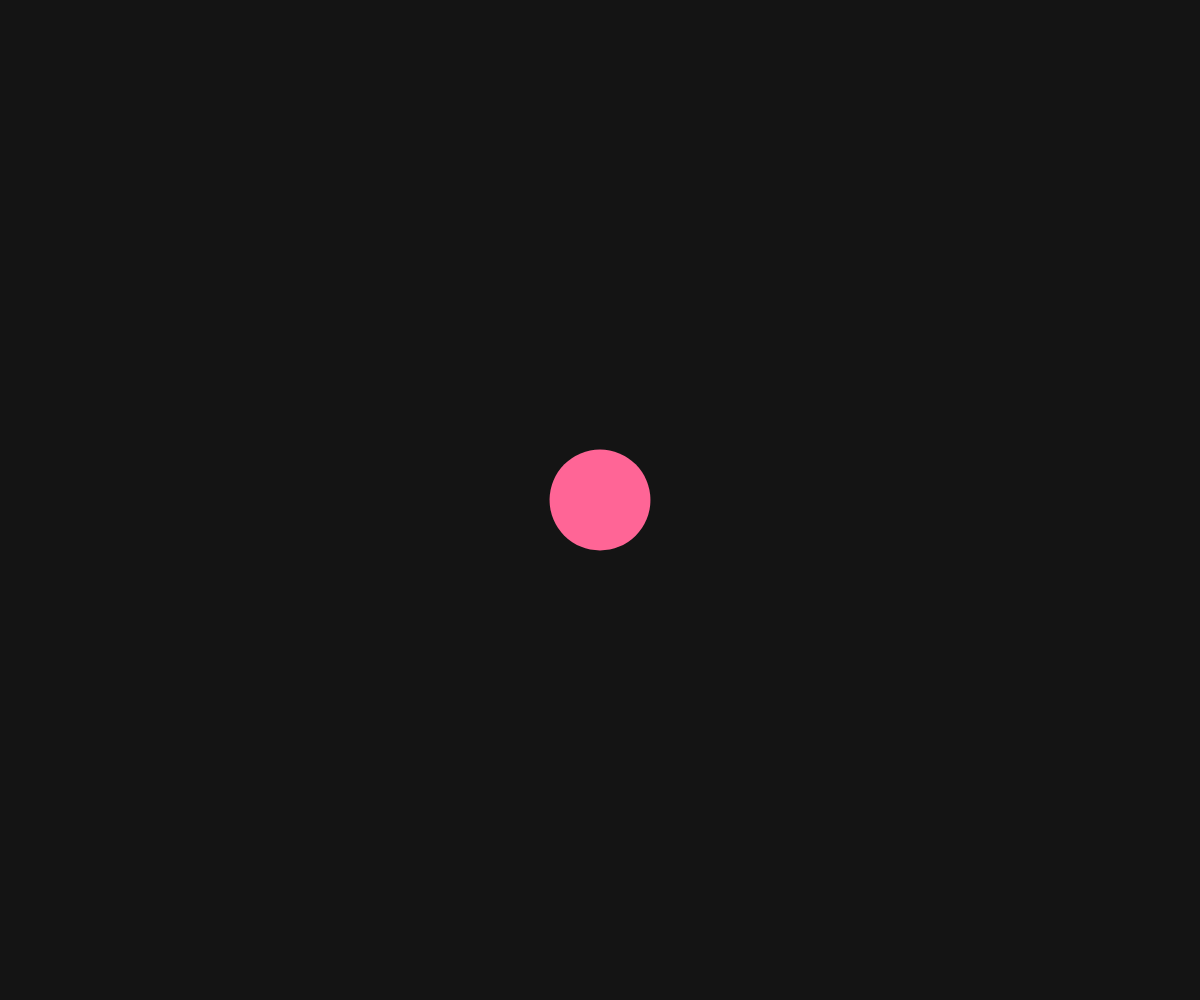
Frame 1 (no input)
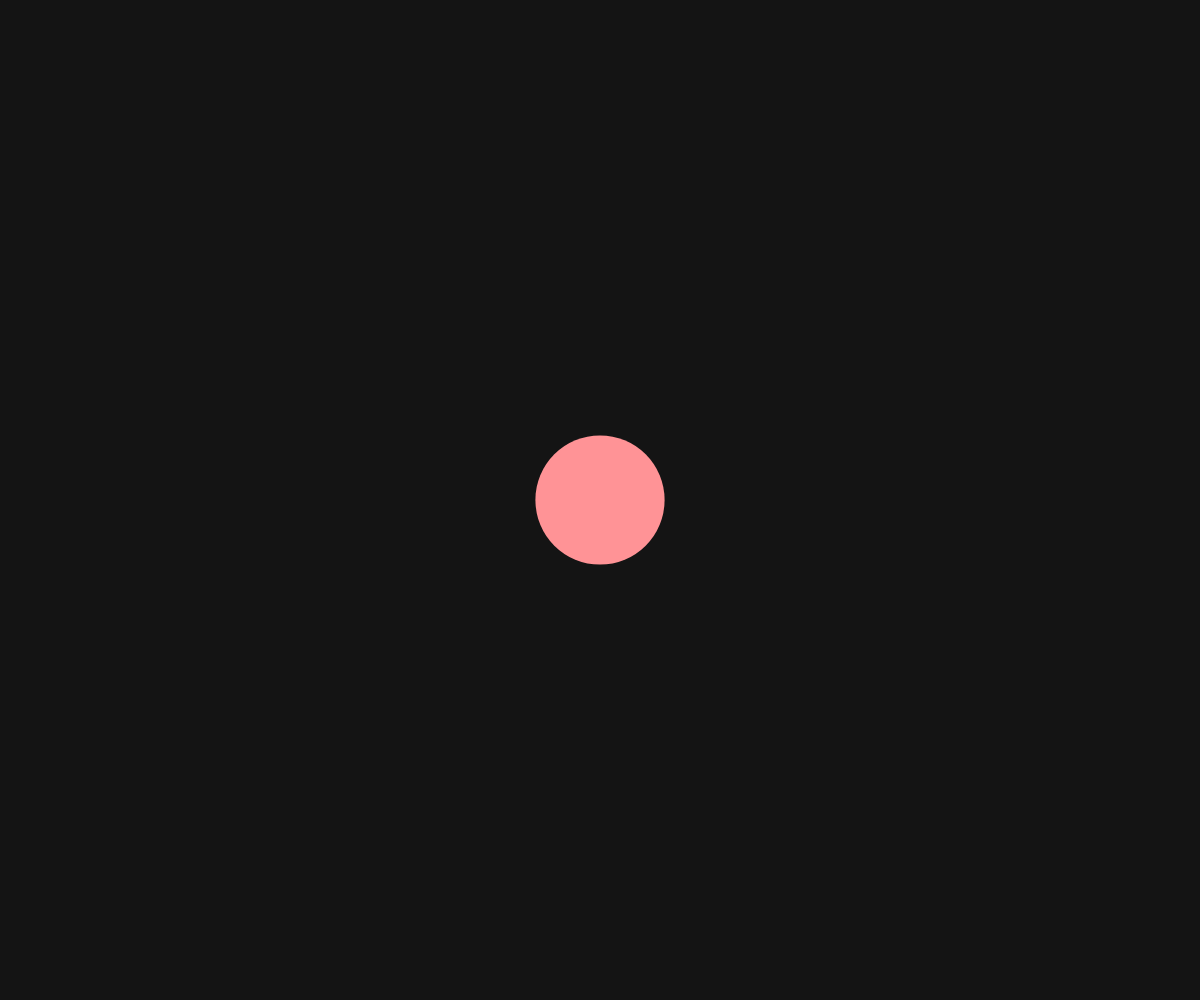
Frame 60 (no input)
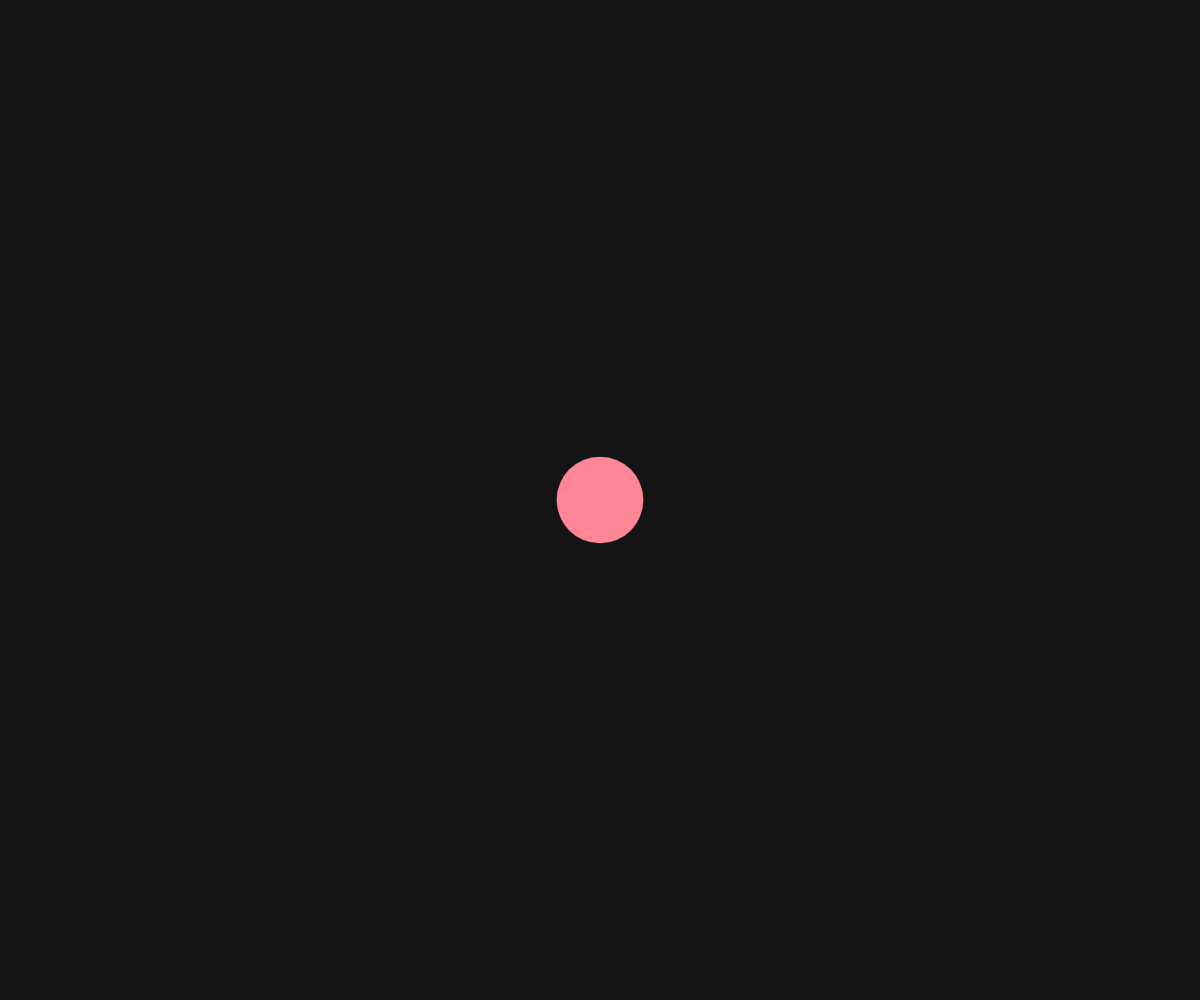
Frame 120 (the mouse pressed at the canvas centre since frame 60)

The p5.js sketch that drew these frames (run headless with seeded random() and noise() and a simulated clock; from frame 60 on, the mouse is pressed at the canvas centre):

// p5.js sketch
// ── sketch.js
function setup() {
  createCanvas(windowWidth, windowHeight);
  noStroke();
}

function draw() {
  background(20);

  let size = 100 + sin(frameCount * 0.03) * 30;
  let r = 255, g = 100 + sin(frameCount * 0.02) * 50, b = 150;

  fill(r, g, b);
  ellipse(width / 2, height / 2, size, size);
}

function windowResized() {
  resizeCanvas(windowWidth, windowHeight);
}
